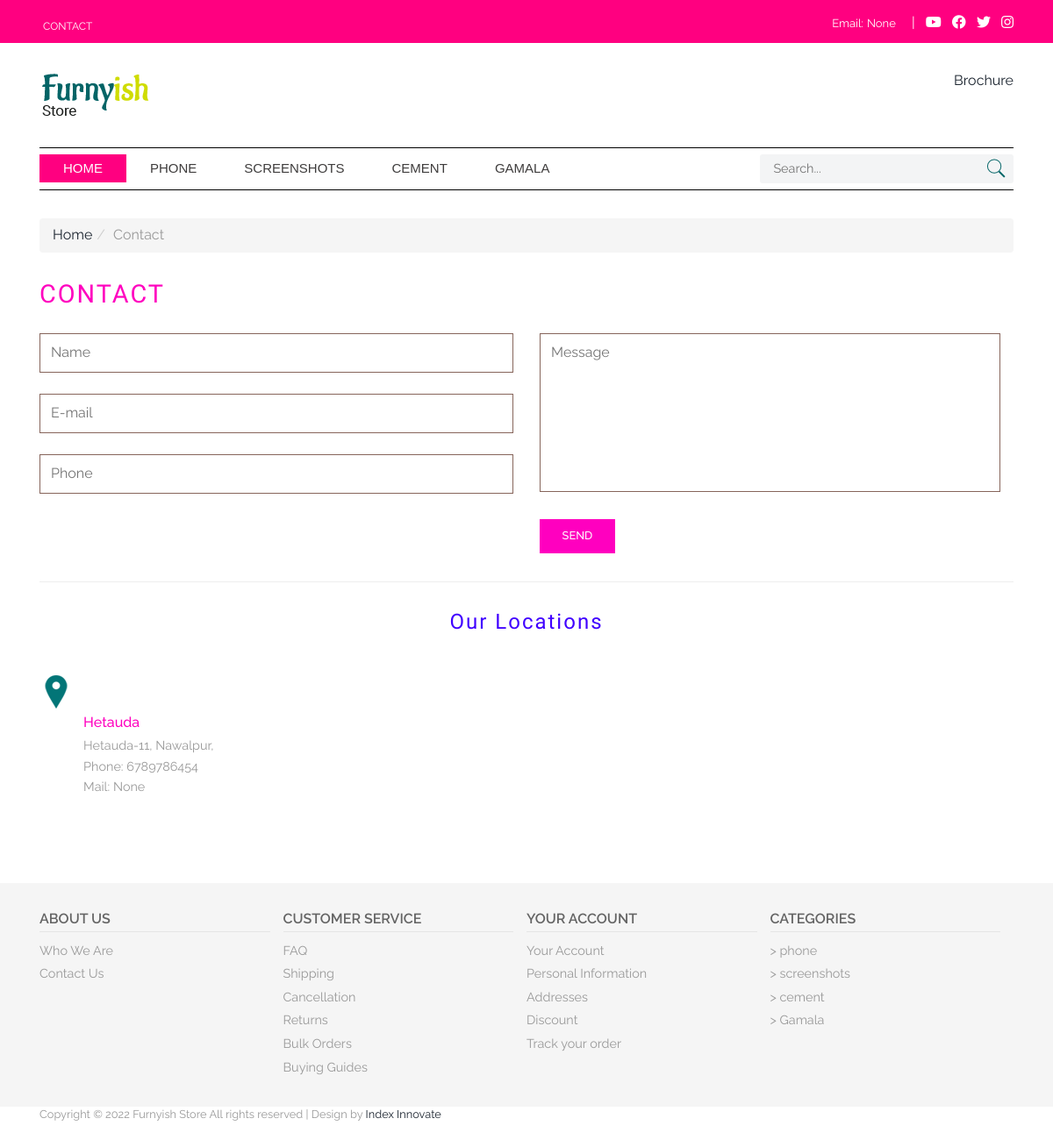
The app's page /contact with its own data.
### store/models.py (models this page shows, shortened)
class Setting(models.Model):
    name = models.CharField(max_length=200, null=True, blank=True)
    email = models.CharField(max_length=200, null=True, blank=True)
    phone = models.CharField(max_length=200, null=True, blank=True)
    location = models.CharField(max_length=200, null=True, blank=True)
    location_details = models.CharField(max_length=200, null=True, blank=True)
    fb = models.URLField(max_length=200, null=True, blank=True)
    insta = models.URLField(max_length=200, null=True, blank=True)
    yt = models.URLField(max_length=200, null=True, blank=True)
    tw = models.URLField(max_length=200, null=True, blank=True)
    class Meta:
       verbose_name_plural = "5. Setting"

class Category(models.Model):
    name = models.CharField(max_length=200, null=True, blank=True)
    code = models.CharField(max_length=122, null=True, blank=True)
    pub_date = models.DateTimeField(auto_now_add=True)
    class Meta:
       verbose_name_plural = "2. Category"

### store/views.py (the view, shortened to what this page needs)
# urls.py: path('contact',views.contact, name="contact"),
def contact(request):
    category_list = Category.objects.all().order_by('-id')
    setting = Setting.objects.first()
    context = {'category_list' : category_list, 'setting' : setting}
    return render(request, 'store/contact.html', context)

### store/templates/store/contact.html (shortened to what this page needs)
{% extends 'store/main.html' %}
 {% load static %}
 {% block content %}
 {% include 'store/topnav.html' %}
 {% include 'store/navbar.html' %}
<div class="contact">
  <div class="container">
    <ol class="breadcrumb">
      <li><a href="{% url 'home' %}">Home</a></li>
      <li class="active">Contact</li>
    </ol>
    <div class="contact-head">
      <h2>CONTACT</h2>
      <form enctype="multipart/form-data" id ="post-form" autocomplete="off">
        <div class="col-md-6 contact-left">
          <input type="text" name="name" placeholder="Name" id ="name" required />
          <input type="text" name="email" placeholder="E-mail" id ="email" required />
          <input type="text" name="phone" placeholder="Phone" id ="phone" required />
        </div>
        <div class="col-md-6 contact-right">
          <textarea name="message" placeholder="Message" id ="message"></textarea>
          <input type="submit" value="SEND" />
        </div>
        <div class="clearfix"></div>
      </form>
    </div>
    <div class="address">
      <h3>Our Locations</h3>
      <div class="locations">
        <ul>
          <li><span></span></li>
          <li>
            <div class="address-info">
              <h4>{{setting.location}}</h4>
              <p>{{setting.location_details}},</p>
              <p>Phone: {{setting.phone}}</p>
              <p>
                Mail: <a href="mailto:info@example.com">{{setting.email}}</a>
              </p>
            </div>
          </li>
        </ul>
      </div>
    </div>
  </div>
</div>
{% include 'store/footer.html' %}
{% endblock %}

### store/templates/store/topnav.html
{% load static %}
<div class="top_bg">
  <div class="container">
    <div class="header_top-sec">
      <div class="top_right">
        <ul>
          <li><a href="{% url 'contact' %}">Contact</a></li>
        </ul>
      </div>
      <div class="top_left">
        <ul>
          <li class="top_link">
            Email:<a href="{{setting.email}}">{{setting.email}}</a>
          </li>
          |
        </ul>
        <div class="social">
             <a href="{{setting.yt}}" target="_blank"><i class="fab fa-youtube"></i></a>
             <a href="{{setting.fb}}" target="_blank"><i class="fab fa-facebook"></i></a>
             <a href="{{setting.tw}}" target="_blank"><i class="fab fa-twitter"></i></a>
             <a href="{{setting.insta}}" target="_blank"><i class="fab fa-instagram"></i></a>
        </div>
      </div>
      <div class="clearfix"></div>
    </div>
  </div>
</div>

### store/templates/store/navbar.html
{% load static %}
<div class="header_top">
  <div class="container">
    <div class="logo">
      <a href="{% url 'home' %}"><img src="{% static 'store/images/logo.png' %}" alt="" /></a>
    </div>
    <div class="header_right">
        <a href="{% url 'brochure' %}" target="_blank" >Brochure</a>
    </div>
  </div>
</div>
<div class="mega_nav">
  <div class="container">
    <div class="menu_sec">
      <ul class="megamenu skyblue">
        <li class=" active grid">
          <a class="color1" href="{% url 'home' %}">Home</a>
        </li>
        <li class="grid">
          {% for category in category_list %}
          <a class="color1" href="{% url 'products' %}?category={{category.name}}">{{category.name}}</a>
          {% endfor %}
        </li>
      </ul>
      <div class="search">
        <form action="{% url 'searchbar' %}" method="GET">
          <input type="text" value="{{request.GET.query}}" name="query" placeholder="Search..." />
          <input type="submit" value=""/>
        </form>
      </div>
      <div class="clearfix"></div>
    </div>
  </div>
</div>

### store/templates/store/footer.html
{% load static %}
<div class="footer-content">
  <div class="container">
    <div class="ftr-grids">
      <div class="col-md-3 ftr-grid">
        <h4>About Us</h4>
        <ul>
          <li><a href="{% url 'home' %}">Who We Are</a></li>
          <li><a href="{% url 'contact' %}">Contact Us</a></li>
        </ul>
      </div>
      <div class="col-md-3 ftr-grid">
        <h4>Customer service</h4>
        <ul>
          <li><a href="#">FAQ</a></li>
          <li><a href="#">Shipping</a></li>
          <li><a href="#">Cancellation</a></li>
          <li><a href="#">Returns</a></li>
          <li><a href="#">Bulk Orders</a></li>
          <li><a href="#">Buying Guides</a></li>
        </ul>
      </div>
      <div class="col-md-3 ftr-grid">
        <h4>Your account</h4>
        <ul>
          <li><a href="{% url 'contact' %}">Your Account</a></li>
          <li><a href="#">Personal Information</a></li>
          <li><a href="#">Addresses</a></li>
          <li><a href="#">Discount</a></li>
          <li><a href="#">Track your order</a></li>
        </ul>
      </div>
      <div class="col-md-3 ftr-grid">
        <h4>Categories</h4>
        <ul>
          {% for category in category_list %}
          <li><a href="{% url 'products' %}?category={{category.name}}">> {{category.name}}</a></li>
          {% endfor %}
        </ul>
      </div>
      <div class="clearfix"></div>
    </div>
  </div>
</div>
<div class="footer">
  <div class="container">
    <div class="copywrite">
      <p>
        Copyright © 2022 Furnyish Store All rights reserved | Design by
        <a href="http://w3layouts.com">Index Innovate</a>
      </p>
    </div>
  </div>
</div>

### static/store/css/style.css (style rules this page uses)
h4, h5, h6, h1, h2, h3 { margin: 0; }
ul, ol { margin: 0; padding:0; }
p { margin: 0; }
html, body { font-family: 'Raleway', sans-serif; font-size: 100%; background: #ffffff; }
body a { transition:0.5s all; -webkit-transition:0.5s all; -moz-transition:0.5s all; -o-transition:0.5s all; -ms-transition:0.5s all; }
.breadcrumb { margin:2em 0; }
.top_bg { background:#ff0080; }
.header_top-sec { padding: 15px 0 8px; }
.logo img { width:100%; }
.header_top { padding:2em 0; }
.top_left { float: right; color:#fff; }
.top_right { float:left; color: #ffffff; margin-top: 3px; }
.top_right ul,.top_left ul { padding:0; list-style:none; display: inline-block; vertical-align: middle; }
.top_left ul li.top_link { margin-right:10px; }
.top_right ul li,.top_left ul li { display: inline-block; }
.social { display: inline-block; }
.top_right ul li:last-child { margin-right: 0; }
.top_right ul li a { text-align:center; padding: 0px 4px; text-transform:uppercase; font-size:12px; display:block; color:#ffffff; -webkit-transition: all 0.3s ease-in-out; -moz-transition: all 0.3s ease-in-out; -o-transition: all 0.3s ease-in-out; transition: all 0.3s ease-in-out; }
.top_left ul li { font-size:13px; }
.top_left ul li a { text-align:center; padding: 0px 4px; font-size:13px; color:#ffffff; -webkit-transition: all 0.3s ease-in-out; -moz-transition: all 0.3s ease-in-out; -o-transition: all 0.3s ease-in-out; transition: all 0.3s ease-in-out; }
.logo { float: left; }
.header_right { float: right; }
.social a i { color: white; }
.social i { margin-left: 8px; }
.search { position: relative; background: #f3f4f5; float: left; width: 26%; border-radius:3px; }
.search input[type="text"] { margin: 0px 0; padding: 6px 10px 6px 15px; outline: none; color: #5a5a5a; background: none; border: none; width: 89.33333%; position: relative; font-size: 0.9em; -webkit-appearance: none; }
.search input[type="submit"] { background: url('../images/search1.png') no-repeat 0px 1px; border: none; cursor: pointer; width: 24px; outline: none; position: absolute; height: 24px; top: 3px; right: 8px; }
.menu_sec { border-top:1px solid #000; border-bottom:1px solid #000; padding:7px 0; }
.header_right { position:relative; }
.footer-content { background:#F5F5F5; padding:2em 0; }
.ftr-grid h4 { color: #646464; font-weight: 600; display: block; border-bottom: 1px solid #E5E5E5; padding-bottom: 5px; text-transform:uppercase; font-size:1em; }
.ftr-grid { padding-left: 0; }
.ftr-grid ul li { display:block; }
.ftr-grid ul li:nth-child(1) { margin-top:0.5em; }
.ftr-grid ul li a { color:#999; padding:3px 0; display:block; font-size:0.9em; }
.footer { padding-bottom:2em; }
.copywrite p { color: #999; font-size: 0.8em; }
.contact { padding:0em 0 2em 0; }
.contact-left { padding-left:0; }
.contact-head { border-bottom:1px solid #eee; padding:0em 0 2em 0; }
.contact-head h2 { text-transform: uppercase; font-size: 1.8em; margin-bottom: 1em; font-family: 'Aladin', cursive; letter-spacing: 2px; color: #ff00bf; }
.contact form input[type="text"],.contact-right textarea { width: 100%; padding: 10px 12px; border: 1px solid #87655B; font-size: 1em; margin-bottom: 1.5em; color: #87655B; outline: none; font-weight: 400; transition: 0.5s all ease; -webkit-transition: 0.5s all ease; -moz-transition: 0.5s all ease; -o-transition: 0.5s all ease; -ms-transition: 0.5s all ease; }
.contact-right textarea { resize:none; height: 181px; }
.contact form input[type="submit"] { font-size:0.8em; display:inline-block; background:#ff00bf; padding:0.8em 2em; border:none; color:#fff; text-decoration:none; font-weight:500; transition: 0.5s all ease; -webkit-transition: 0.5s all ease; -moz-transition: 0.5s all ease; -o-transition: 0.5s all ease; -ms-transition: 0.5s all ease; }
.address { padding:2em 0; }
.address h3 { font-size: 1.5em; margin-bottom: 1em; font-family: 'Aladin', cursive; letter-spacing: 2px; color: #4000ff; text-align:center; }
.locations { padding-left:0; margin-top:3em; }
.locations ul { margin-bottom:2em; display:inline-block; width:48%; }
.locations ul li { display:inline-block; }
.locations ul li span { background: url(../images/find.png) no-repeat 0px 0px; vertical-align: super; width: 38px; height: 38px; display: inline-block; margin:0 0.5em 5.5em 0; }
.address-info p { color: #999; font-size: 0.9em; text-decoration: none; padding-bottom:3px; display: block; font-weight: 400; }
.address-info p a { color: #999; }
.address-info h4 { color: #ff00bf; margin-bottom:8px; font-size:1em; }

### records on screen
Setting: email "None", location "Hetauda", location_details "Hetauda-11, Nawalpur", phone "6789786454"
Category: name "PHONE", name "phone"
Category: name "SCREENSHOTS", name "screenshots"
Category: name "CEMENT", name "cement"
Category: name "GAMALA", name "Gamala"
